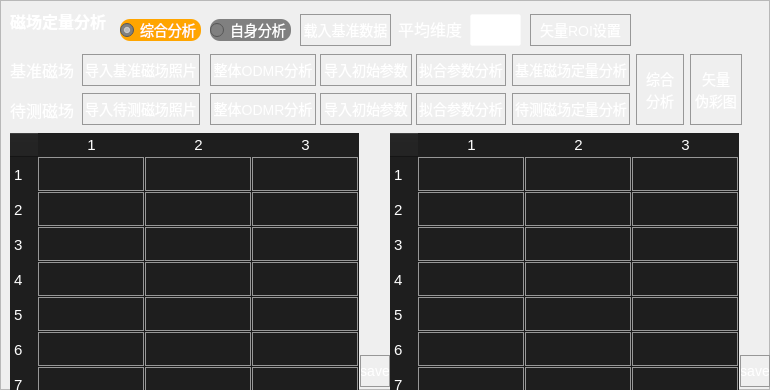
  <widget class="QFrame" name="frame_2">
   <property name="geometry">
    <rect>
     <x>390</x>
     <y>642</y>
     <width>770</width>
     <height>390</height>
    </rect>
   </property>
   <property name="styleSheet">
    <string notr="true">background-color: rgb(42, 41, 41); 
QWidget { color: white; }</string>
   </property>
   <property name="frameShape">
    <enum>QFrame::StyledPanel</enum>
   </property>
   <property name="frameShadow">
    <enum>QFrame::Raised</enum>
   </property>
   <widget class="QPushButton" name="pushButton_OpenColorMapPage">
    <property name="geometry">
     <rect>
      <x>690</x>
      <y>54</y>
      <width>52</width>
      <height>71</height>
     </rect>
    </property>
    <property name="styleSheet">
     <string notr="true">QPushButton:Hover
{
	border-radius: 2px;
	border: 1px solid #1765AD;
}
QPushButton:pressed
{
	background: #1765AD;
	border-radius: 2px;
}
QPushButton{
font-size: 14px;
font-family: &quot;Microsoft YaHei UI Light&quot;;
font-weight: 400;
color: #FFFFFF;
line-height: 17px;
border: 1px solid #979797;
}


QPushButton:disabled {
font-size: 14px;
font-family: &quot;Microsoft YaHei UI Light&quot;;
font-weight: 400;
color: #656565;
line-height: 17px;
border: 1px solid #979797;
}
</string>
    </property>
    <property name="text">
     <string>矢量
伪彩图</string>
    </property>
   </widget>
   <widget class="QLineEdit" name="lineEdit_DataDimension">
    <property name="geometry">
     <rect>
      <x>470</x>
      <y>14</y>
      <width>51</width>
      <height>32</height>
     </rect>
    </property>
    <property name="styleSheet">
     <string notr="true">QLineEdit:focus { border-radius: 2px; border: 2px solid rgba(60,154,232,1); }
QLineEdit { border-radius: 2px; border: 1px solid rgba(255,255,255,0.2); }
QLineEdit { font-size: 14px; font-family: &quot;Microsoft YaHei UI Light&quot;;
 font-weight: 400; color: rgba(255,255,255,1); line-height: 22px; }</string>
    </property>
    <property name="text">
     <string>1</string>
    </property>
    <property name="alignment">
     <set>Qt::AlignCenter</set>
    </property>
   </widget>
   <widget class="QPushButton" name="pushButton_StartAnalysisNoMag">
    <property name="geometry">
     <rect>
      <x>512</x>
      <y>54</y>
      <width>118</width>
      <height>32</height>
     </rect>
    </property>
    <property name="styleSheet">
     <string notr="true">QPushButton:Hover
{
	border-radius: 2px;
	border: 1px solid #1765AD;
}
QPushButton:pressed
{
	background: #1765AD;
	border-radius: 2px;
}
QPushButton{
font-size: 14px;
font-family: &quot;Microsoft YaHei UI Light&quot;;
font-weight: 400;
color: #FFFFFF;
line-height: 17px;
border: 1px solid #979797;
}


QPushButton:disabled {
font-size: 14px;
font-family: &quot;Microsoft YaHei UI Light&quot;;
font-weight: 400;
color: #656565;
line-height: 17px;
border: 1px solid #979797;
}
</string>
    </property>
    <property name="text">
     <string>基准磁场定量分析</string>
    </property>
   </widget>
   <widget class="QPushButton" name="pushButton_StartAnalysisWithMag">
    <property name="geometry">
     <rect>
      <x>512</x>
      <y>93</y>
      <width>118</width>
      <height>32</height>
     </rect>
    </property>
    <property name="styleSheet">
     <string notr="true">QPushButton:Hover
{
	border-radius: 2px;
	border: 1px solid #1765AD;
}
QPushButton:pressed
{
	background: #1765AD;
	border-radius: 2px;
}
QPushButton{
font-size: 14px;
font-family: &quot;Microsoft YaHei UI Light&quot;;
font-weight: 400;
color: #FFFFFF;
line-height: 17px;
border: 1px solid #979797;
}


QPushButton:disabled {
font-size: 14px;
font-family: &quot;Microsoft YaHei UI Light&quot;;
font-weight: 400;
color: #656565;
line-height: 17px;
border: 1px solid #979797;
}
</string>
    </property>
    <property name="text">
     <string>待测磁场定量分析</string>
    </property>
   </widget>
   <widget class="QRadioButton" name="radioButton_AnalysisSelf">
    <property name="geometry">
     <rect>
      <x>210</x>
      <y>19</y>
      <width>81</width>
      <height>22</height>
     </rect>
    </property>
    <property name="styleSheet">
     <string notr="true">QRadioButton {
	font-size: 14px;
	font-family: &quot;Microsoft YaHei UI Light&quot;;

	color: rgba(255,255,255);
    background-color: #808080; /* 未选中时的颜色 */
    border-radius: 10px; /* 圆角 */
}

QRadioButton:checked {
    background-color: #FFA500; /* 选中时的颜色 */
}</string>
    </property>
    <property name="text">
     <string>自身分析</string>
    </property>
   </widget>
   <widget class="QRadioButton" name="radioButton_AnalysisAll">
    <property name="geometry">
     <rect>
      <x>120</x>
      <y>19</y>
      <width>81</width>
      <height>22</height>
     </rect>
    </property>
    <property name="styleSheet">
     <string notr="true">QRadioButton {
	font-size: 14px;
	font-family: &quot;Microsoft YaHei UI Light&quot;;

	color: rgba(255,255,255);
    background-color: #808080; /* 未选中时的颜色 */
    border-radius: 10px; /* 圆角 */
}

QRadioButton:checked {
    background-color: #FFA500; /* 选中时的颜色 */
}</string>
    </property>
    <property name="text">
     <string>综合分析</string>
    </property>
    <property name="checked">
     <bool>true</bool>
    </property>
    <property name="autoRepeat">
     <bool>false</bool>
    </property>
   </widget>
   <widget class="QLabel" name="label_9">
    <property name="geometry">
     <rect>
      <x>398</x>
      <y>18</y>
      <width>71</width>
      <height>22</height>
     </rect>
    </property>
    <property name="styleSheet">
     <string notr="true">font-size: 16px;
font-family: &quot;Microsoft YaHei UI Light&quot;;

font-weight: 400;
color: #FFFFFF;
line-height: 22px;</string>
    </property>
    <property name="text">
     <string>平均维度</string>
    </property>
   </widget>
   <widget class="QPushButton" name="pushButton_StartAllAnalysis">
    <property name="geometry">
     <rect>
      <x>636</x>
      <y>54</y>
      <width>48</width>
      <height>71</height>
     </rect>
    </property>
    <property name="sizePolicy">
     <sizepolicy hsizetype="Minimum" vsizetype="Fixed">
      <horstretch>0</horstretch>
      <verstretch>0</verstretch>
     </sizepolicy>
    </property>
    <property name="styleSheet">
     <string notr="true">QPushButton:Hover
{
	border-radius: 2px;
	border: 1px solid #1765AD;
}
QPushButton:pressed
{
	background: #1765AD;
	border-radius: 2px;
}
QPushButton{
font-size: 14px;
font-family: &quot;Microsoft YaHei UI Light&quot;;
font-weight: 400;
color: #FFFFFF;
line-height: 17px;
border: 1px solid #979797;
}


QPushButton:disabled {
font-size: 14px;
font-family: &quot;Microsoft YaHei UI Light&quot;;
font-weight: 400;
color: #656565;
line-height: 17px;
border: 1px solid #979797;
}
</string>
    </property>
    <property name="text">
     <string>综合
分析</string>
    </property>
   </widget>
   <widget class="QLabel" name="label_30">
    <property name="geometry">
     <rect>
      <x>10</x>
      <y>10</y>
      <width>102</width>
      <height>22</height>
     </rect>
    </property>
    <property name="font">
     <font>
      <family>Microsoft YaHei UI Light</family>
      <pointsize>-1</pointsize>
      <weight>62</weight>
      <bold>true</bold>
     </font>
    </property>
    <property name="styleSheet">
     <string notr="true">font-size: 16px;
font-family: &quot;Microsoft YaHei UI Light&quot;;
font-weight: 500;
color: #FFFFFF;
line-height: 22px;</string>
    </property>
    <property name="text">
     <string>磁场定量分析</string>
    </property>
   </widget>
   <widget class="QLabel" name="label_10">
    <property name="geometry">
     <rect>
      <x>10</x>
      <y>59</y>
      <width>81</width>
      <height>22</height>
     </rect>
    </property>
    <property name="styleSheet">
     <string notr="true">font-size: 16px;
font-family: &quot;Microsoft YaHei UI Light&quot;;

font-weight: 400;
color: #FFFFFF;
line-height: 22px;</string>
    </property>
    <property name="text">
     <string>基准磁场</string>
    </property>
   </widget>
   <widget class="QLabel" name="label_12">
    <property name="geometry">
     <rect>
      <x>10</x>
      <y>99</y>
      <width>71</width>
      <height>22</height>
     </rect>
    </property>
    <property name="styleSheet">
     <string notr="true">font-size: 16px;
font-family: &quot;Microsoft YaHei UI Light&quot;;

font-weight: 400;
color: #FFFFFF;
line-height: 22px;</string>
    </property>
    <property name="text">
     <string>待测磁场</string>
    </property>
   </widget>
   <widget class="QPushButton" name="pushButton_ImportPicNoMag">
    <property name="geometry">
     <rect>
      <x>82</x>
      <y>54</y>
      <width>118</width>
      <height>32</height>
     </rect>
    </property>
    <property name="styleSheet">
     <string notr="true">
QPushButton{
font-size: 14px;
font-family: &quot;Microsoft YaHei UI Light&quot;;
font-weight: 400;
color: #FFFFFF;
line-height: 17px;
border: 1px solid #979797;
}


QPushButton:disabled {
font-size: 14px;
font-family: &quot;Microsoft YaHei UI Light&quot;;
font-weight: 400;
color: #656565;
line-height: 17px;
border: 1px solid #979797;
}
QPushButton:Hover
{
	border-radius: 2px;
	border: 1px solid #1765AD;
}
QPushButton:pressed
{
	background: #1765AD;
	border-radius: 2px;
}</string>
    </property>
    <property name="text">
     <string>导入基准磁场照片</string>
    </property>
   </widget>
   <widget class="QPushButton" name="pushButton_ImportPicWithMag">
    <property name="geometry">
     <rect>
      <x>82</x>
      <y>93</y>
      <width>118</width>
      <height>32</height>
     </rect>
    </property>
    <property name="styleSheet">
     <string notr="true">QPushButton:Hover
{
	border-radius: 2px;
	border: 1px solid #1765AD;
}
QPushButton:pressed
{
	background: #1765AD;
	border-radius: 2px;
}
QPushButton{
font-size: 14px;
font-family: &quot;Microsoft YaHei UI Light&quot;;
font-weight: 400;
color: #FFFFFF;
line-height: 17px;
border: 1px solid #979797;
}


QPushButton:disabled {
font-size: 14px;
font-family: &quot;Microsoft YaHei UI Light&quot;;
font-weight: 400;
color: #656565;
line-height: 17px;
border: 1px solid #979797;
}
</string>
    </property>
    <property name="text">
     <string>导入待测磁场照片</string>
    </property>
   </widget>
   <widget class="QPushButton" name="pushButton_ImportParaNoMag">
    <property name="geometry">
     <rect>
      <x>320</x>
      <y>54</y>
      <width>92</width>
      <height>32</height>
     </rect>
    </property>
    <property name="styleSheet">
     <string notr="true">QPushButton:Hover
{
	border-radius: 2px;
	border: 1px solid #1765AD;
}
QPushButton:pressed
{
	background: #1765AD;
	border-radius: 2px;
}
QPushButton{
font-size: 14px;
font-family: &quot;Microsoft YaHei UI Light&quot;;
font-weight: 400;
color: #FFFFFF;
line-height: 17px;
border: 1px solid #979797;
}


QPushButton:disabled {
font-size: 14px;
font-family: &quot;Microsoft YaHei UI Light&quot;;
font-weight: 400;
color: #656565;
line-height: 17px;
border: 1px solid #979797;
}
</string>
    </property>
    <property name="text">
     <string>导入初始参数</string>
    </property>
   </widget>
   <widget class="QPushButton" name="pushButton_ImportParaWithMag">
    <property name="geometry">
     <rect>
      <x>320</x>
      <y>93</y>
      <width>92</width>
      <height>32</height>
     </rect>
    </property>
    <property name="styleSheet">
     <string notr="true">QPushButton:Hover
{
	border-radius: 2px;
	border: 1px solid #1765AD;
}
QPushButton:pressed
{
	background: #1765AD;
	border-radius: 2px;
}
QPushButton{
font-size: 14px;
font-family: &quot;Microsoft YaHei UI Light&quot;;
font-weight: 400;
color: #FFFFFF;
line-height: 17px;
border: 1px solid #979797;
}


QPushButton:disabled {
font-size: 14px;
font-family: &quot;Microsoft YaHei UI Light&quot;;
font-weight: 400;
color: #656565;
line-height: 17px;
border: 1px solid #979797;
}
</string>
    </property>
    <property name="text">
     <string>导入初始参数</string>
    </property>
   </widget>
   <widget class="QPushButton" name="pushButton_AverODMRNoMag">
    <property name="geometry">
     <rect>
      <x>210</x>
      <y>54</y>
      <width>106</width>
      <height>32</height>
     </rect>
    </property>
    <property name="styleSheet">
     <string notr="true">QPushButton:Hover
{
	border-radius: 2px;
	border: 1px solid #1765AD;
}
QPushButton:pressed
{
	background: #1765AD;
	border-radius: 2px;
}
QPushButton{
font-size: 14px;
font-family: &quot;Microsoft YaHei UI Light&quot;;
font-weight: 400;
color: #FFFFFF;
line-height: 17px;
border: 1px solid #979797;
}


QPushButton:disabled {
font-size: 14px;
font-family: &quot;Microsoft YaHei UI Light&quot;;
font-weight: 400;
color: #656565;
line-height: 17px;
border: 1px solid #979797;
}
</string>
    </property>
    <property name="text">
     <string>整体ODMR分析</string>
    </property>
   </widget>
   <widget class="QPushButton" name="pushButton_AverODMRWithMag">
    <property name="geometry">
     <rect>
      <x>210</x>
      <y>93</y>
      <width>106</width>
      <height>32</height>
     </rect>
    </property>
    <property name="styleSheet">
     <string notr="true">QPushButton:Hover
{
	border-radius: 2px;
	border: 1px solid #1765AD;
}
QPushButton:pressed
{
	background: #1765AD;
	border-radius: 2px;
}
QPushButton{
font-size: 14px;
font-family: &quot;Microsoft YaHei UI Light&quot;;
font-weight: 400;
color: #FFFFFF;
line-height: 17px;
border: 1px solid #979797;
}


QPushButton:disabled {
font-size: 14px;
font-family: &quot;Microsoft YaHei UI Light&quot;;
font-weight: 400;
color: #656565;
line-height: 17px;
border: 1px solid #979797;
}
</string>
    </property>
    <property name="text">
     <string>整体ODMR分析</string>
    </property>
   </widget>
   <widget class="QPushButton" name="pushButton_GetInitParaNoMag">
    <property name="geometry">
     <rect>
      <x>416</x>
      <y>54</y>
      <width>90</width>
      <height>32</height>
     </rect>
    </property>
    <property name="styleSheet">
     <string notr="true">QPushButton:Hover
{
	border-radius: 2px;
	border: 1px solid #1765AD;
}
QPushButton:pressed
{
	background: #1765AD;
	border-radius: 2px;
}
QPushButton{
font-size: 14px;
font-family: &quot;Microsoft YaHei UI Light&quot;;
font-weight: 400;
color: #FFFFFF;
line-height: 17px;
border: 1px solid #979797;
}


QPushButton:disabled {
font-size: 14px;
font-family: &quot;Microsoft YaHei UI Light&quot;;
font-weight: 400;
color: #656565;
line-height: 17px;
border: 1px solid #979797;
}
</string>
    </property>
    <property name="text">
     <string>拟合参数分析</string>
    </property>
   </widget>
   <widget class="QPushButton" name="pushButton_GetInitParaWithMag">
    <property name="geometry">
     <rect>
      <x>416</x>
      <y>93</y>
      <width>90</width>
      <height>32</height>
     </rect>
    </property>
    <property name="styleSheet">
     <string notr="true">QPushButton:Hover
{
	border-radius: 2px;
	border: 1px solid #1765AD;
}
QPushButton:pressed
{
	background: #1765AD;
	border-radius: 2px;
}
QPushButton{
font-size: 14px;
font-family: &quot;Microsoft YaHei UI Light&quot;;
font-weight: 400;
color: #FFFFFF;
line-height: 17px;
border: 1px solid #979797;
}


QPushButton:disabled {
font-size: 14px;
font-family: &quot;Microsoft YaHei UI Light&quot;;
font-weight: 400;
color: #656565;
line-height: 17px;
border: 1px solid #979797;
}
</string>
    </property>
    <property name="text">
     <string>拟合参数分析</string>
    </property>
   </widget>
   <widget class="QTableWidget" name="tableWidget_ParaNoMag">
    <property name="geometry">
     <rect>
      <x>10</x>
      <y>133</y>
      <width>349</width>
      <height>264</height>
     </rect>
    </property>
    <property name="sizePolicy">
     <sizepolicy hsizetype="Expanding" vsizetype="Expanding">
      <horstretch>0</horstretch>
      <verstretch>0</verstretch>
     </sizepolicy>
    </property>
    <property name="minimumSize">
     <size>
      <width>250</width>
      <height>0</height>
     </size>
    </property>
    <property name="styleSheet">
     <string notr="true">QTableWidget{
   border: 0px ;  /* 设置边框样式 */
    background-color: #1E1E1E;  /* 设置背景颜色 */
    selection-background-color: #FF0000;  /* 设置选中背景颜色 */
    selection-color: #FFFFFF;  /* 设置选中文本颜色 */
    alternate-background-color: #1E1E1E;  /* 设置交替行背景颜色 */
}



QTableWidget::item:hover { 
    background-color: #333333;  /* 设置鼠标悬停时的背景颜色 */
    color: #FFFFFF;  /* 设置鼠标悬停时的文本颜色 */
}

QTableWidget::item:selected { 
    background-color: #333333;  /* 设置鼠标悬停时的背景颜色 */
    color: #FFFFFF;  /* 设置鼠标悬停时的文本颜色 */
}

QHeaderView::section {
    background-color: #1E1E1E;  /* 设置表头的背景颜色 */
    color: white;  /* 设置表头文本颜色 */
    border: 0px solid;  /* 设置边框为无 */
    border-radius: 0px;  /* 设置边框圆角半径为0 */
    padding: 2px 4px;  /* 设置内边距 */
    width: 20;  /* 设置宽度 */
    height: 20;  /* 设置高度为15px */
    text-align: Center;  /* 设置文本居中对齐 */
    font-size: 15px;  /* 设置字体大小 */
}

QTableWidget::item {
    color: white;  /* 设置文本颜色 */
    border: 1px solid #979797;  /* 设置边框样式 */
    border-bottom: 1px solid #979797;  /* 设置底部边框样式 */
    border-top: 1px solid #979797;  /* 设置顶部边框样式 */
    border-left: 1px solid #979797;  /* 设置左侧边框样式 */
    text-align: Center;  /* 设置文本居中对齐 */
	
}
QTableCornerButton:section{
	background: #1E1E1E;/* 设置表头交叉部分的背景颜色 */

}
QTableWidget QLineEdit { color: white; }
</string>
    </property>
    <property name="verticalScrollBarPolicy">
     <enum>Qt::ScrollBarAlwaysOff</enum>
    </property>
    <property name="horizontalScrollBarPolicy">
     <enum>Qt::ScrollBarAlwaysOff</enum>
    </property>
    <property name="sizeAdjustPolicy">
     <enum>QAbstractScrollArea::AdjustToContents</enum>
    </property>
    <property name="autoScroll">
     <bool>false</bool>
    </property>
    <property name="showGrid">
     <bool>true</bool>
    </property>
    <property name="gridStyle">
     <enum>Qt::SolidLine</enum>
    </property>
    <property name="rowCount">
     <number>8</number>
    </property>
    <property name="columnCount">
     <number>3</number>
    </property>
    <attribute name="horizontalHeaderDefaultSectionSize">
     <number>107</number>
    </attribute>
    <attribute name="horizontalHeaderMinimumSectionSize">
     <number>107</number>
    </attribute>
    <attribute name="verticalHeaderDefaultSectionSize">
     <number>29</number>
    </attribute>
    <attribute name="verticalHeaderMinimumSectionSize">
     <number>35</number>
    </attribute>
    <row/>
    <row/>
    <row/>
    <row/>
    <row/>
    <row/>
    <row/>
    <row/>
    <column/>
    <column/>
    <column/>
   </widget>
   <widget class="QTableWidget" name="tableWidget_ParaWithMag">
    <property name="enabled">
     <bool>true</bool>
    </property>
    <property name="geometry">
     <rect>
      <x>390</x>
      <y>133</y>
      <width>349</width>
      <height>264</height>
     </rect>
    </property>
    <property name="sizePolicy">
     <sizepolicy hsizetype="Ignored" vsizetype="Ignored">
      <horstretch>0</horstretch>
      <verstretch>0</verstretch>
     </sizepolicy>
    </property>
    <property name="styleSheet">
     <string notr="true">QTableWidget{
   border: 0px ;  /* 设置边框样式 */
    background-color: #1E1E1E;  /* 设置背景颜色 */
    selection-background-color: #FF0000;  /* 设置选中背景颜色 */
    selection-color: #FFFFFF;  /* 设置选中文本颜色 */
    alternate-background-color: #1E1E1E;  /* 设置交替行背景颜色 */
}



QTableWidget::item:hover { 
    background-color: #333333;  /* 设置鼠标悬停时的背景颜色 */
    color: #FFFFFF;  /* 设置鼠标悬停时的文本颜色 */
}

QHeaderView::section {
    background-color: #1E1E1E;  /* 设置表头的背景颜色 */
    color: white;  /* 设置表头文本颜色 */
    border: 0px solid;  /* 设置边框为无 */
    border-radius: 0px;  /* 设置边框圆角半径为0 */
    padding: 2px 4px;  /* 设置内边距 */
    width: 20;  /* 设置宽度 */
    height: 20;  /* 设置高度为15px */
    text-align: Center;  /* 设置文本居中对齐 */
    font-size: 15px;  /* 设置字体大小 */
}

QTableWidget::item {
    color: white;  /* 设置文本颜色 */
    border: 1px solid #979797;  /* 设置边框样式 */
    border-bottom: 1px solid #979797;  /* 设置底部边框样式 */
    border-top: 1px solid #979797;  /* 设置顶部边框样式 */
    border-left: 1px solid #979797;  /* 设置左侧边框样式 */
    text-align: Center;  /* 设置文本居中对齐 */
	
}
QTableCornerButton:section{
	background: #1E1E1E;/* 设置表头交叉部分的背景颜色 */

}
QTableWidget QLineEdit { color: white; }</string>
    </property>
    <property name="verticalScrollBarPolicy">
     <enum>Qt::ScrollBarAlwaysOff</enum>
    </property>
    <property name="horizontalScrollBarPolicy">
     <enum>Qt::ScrollBarAlwaysOff</enum>
    </property>
    <property name="autoScroll">
     <bool>false</bool>
    </property>
    <property name="autoScrollMargin">
     <number>10</number>
    </property>
    <property name="rowCount">
     <number>8</number>
    </property>
    <property name="columnCount">
     <number>3</number>
    </property>
    <attribute name="horizontalHeaderVisible">
     <bool>true</bool>
    </attribute>
    <attribute name="horizontalHeaderDefaultSectionSize">
     <number>107</number>
    </attribute>
    <attribute name="horizontalHeaderHighlightSections">
     <bool>true</bool>
    </attribute>
    <attribute name="horizontalHeaderMinimumSectionSize">
     <number>107</number>
    </attribute>
    <attribute name="verticalHeaderVisible">
     <bool>true</bool>
    </attribute>
    <attribute name="verticalHeaderDefaultSectionSize">
     <number>29</number>
    </attribute>
    <attribute name="verticalHeaderHighlightSections">
     <bool>true</bool>
    </attribute>
    <attribute name="verticalHeaderMinimumSectionSize">
     <number>35</number>
    </attribute>
    <attribute name="verticalHeaderShowSortIndicator" stdset="0">
     <bool>false</bool>
    </attribute>
    <row/>
    <row/>
    <row/>
    <row/>
    <row/>
    <row/>
    <row/>
    <row/>
    <column/>
    <column/>
    <column/>
    <item row="0" column="0">
     <property name="text">
      <string/>
     </property>
    </item>
   </widget>
   <widget class="RadiusProgressBar" name="progressBar" native="true">
    <property name="geometry">
     <rect>
      <x>640</x>
      <y>10</y>
      <width>120</width>
      <height>40</height>
     </rect>
    </property>
    <property name="styleSheet">
     <string notr="true">image:url(:/resource/radius_back.png)</string>
    </property>
   </widget>
   <widget class="QPushButton" name="pushButton_AnalysisRoi">
    <property name="geometry">
     <rect>
      <x>530</x>
      <y>14</y>
      <width>101</width>
      <height>32</height>
     </rect>
    </property>
    <property name="styleSheet">
     <string notr="true">QPushButton:Hover
{
	border-radius: 2px;
	border: 1px solid #1765AD;
}
QPushButton:pressed
{
	background: #1765AD;
	border-radius: 2px;
}
QPushButton{
font-size: 14px;
font-family: &quot;Microsoft YaHei UI Light&quot;;
font-weight: 400;
color: #FFFFFF;
line-height: 17px;
border: 1px solid #979797;
}


QPushButton:disabled {
font-size: 14px;
font-family: &quot;Microsoft YaHei UI Light&quot;;
font-weight: 400;
color: #656565;
line-height: 17px;
border: 1px solid #979797;
}
</string>
    </property>
    <property name="text">
     <string>矢量ROI设置</string>
    </property>
   </widget>
   <widget class="QPushButton" name="pushButton_SaveParaNoMag">
    <property name="geometry">
     <rect>
      <x>360</x>
      <y>355</y>
      <width>30</width>
      <height>32</height>
     </rect>
    </property>
    <property name="styleSheet">
     <string notr="true">QPushButton:Hover
{
	border-radius: 2px;
	border: 1px solid #1765AD;
}
QPushButton:pressed
{
	background: #1765AD;
	border-radius: 2px;
}
QPushButton{
font-size: 14px;
font-family: &quot;Microsoft YaHei UI Light&quot;;
font-weight: 400;
color: #FFFFFF;
line-height: 17px;
border: 1px solid #979797;
}


QPushButton:disabled {
font-size: 14px;
font-family: &quot;Microsoft YaHei UI Light&quot;;
font-weight: 400;
color: #656565;
line-height: 17px;
border: 1px solid #979797;
}
</string>
    </property>
    <property name="text">
     <string>save</string>
    </property>
   </widget>
   <widget class="QPushButton" name="pushButton_SaveParaWithMag">
    <property name="geometry">
     <rect>
      <x>740</x>
      <y>355</y>
      <width>30</width>
      <height>32</height>
     </rect>
    </property>
    <property name="styleSheet">
     <string notr="true">QPushButton:Hover
{
	border-radius: 2px;
	border: 1px solid #1765AD;
}
QPushButton:pressed
{
	background: #1765AD;
	border-radius: 2px;
}
QPushButton{
font-size: 14px;
font-family: &quot;Microsoft YaHei UI Light&quot;;
font-weight: 400;
color: #FFFFFF;
line-height: 17px;
border: 1px solid #979797;
}


QPushButton:disabled {
font-size: 14px;
font-family: &quot;Microsoft YaHei UI Light&quot;;
font-weight: 400;
color: #656565;
line-height: 17px;
border: 1px solid #979797;
}
</string>
    </property>
    <property name="text">
     <string>save</string>
    </property>
   </widget>
   <widget class="QPushButton" name="pushButton_loadNoMagData">
    <property name="geometry">
     <rect>
      <x>300</x>
      <y>14</y>
      <width>91</width>
      <height>32</height>
     </rect>
    </property>
    <property name="styleSheet">
     <string notr="true">QPushButton:Hover
{
	border-radius: 2px;
	border: 1px solid #1765AD;
}
QPushButton:pressed
{
	background: #1765AD;
	border-radius: 2px;
}
QPushButton{
font-size: 14px;
font-family: &quot;Microsoft YaHei UI Light&quot;;
font-weight: 400;
color: #FFFFFF;
line-height: 17px;
border: 1px solid #979797;
}


QPushButton:disabled {
font-size: 14px;
font-family: &quot;Microsoft YaHei UI Light&quot;;
font-weight: 400;
color: #656565;
line-height: 17px;
border: 1px solid #979797;
}
</string>
    </property>
    <property name="text">
     <string>载入基准数据</string>
    </property>
   </widget>
  </widget>
